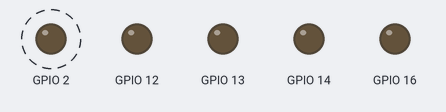
Recording of a sketch running on a simulated ESP8266 (NodeMCU). On the bench: output pins drawn as LEDs (lit = HIGH). Dashed ring = blinking. WiFi joins after 1.5 s; servers stay silent unless stated.

Above: at 2.4 s.
Timing chart, 0 to 5.8 s (numbered marks = the images above):
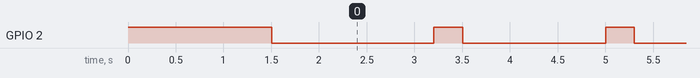

The sketch:

test-01_motors.ino
```cpp
#include <ESP8266WiFi.h>
#include <ESP8266WiFiMulti.h>

#ifndef STASSID
#define STASSID "FDMX"
#define STAPSK  "123454321"
#endif

// #define Name "MOV"
#define Name "MOV"

const char* ssid     = STASSID;
const char* password = STAPSK;

const char* host = "192.168.186.148";
const uint16_t port = 3000;

ESP8266WiFiMulti WiFiMulti;

WiFiClient client;
char rec;
bool led = false;;
int distance=0;

void setup() {
  pinMode(12, OUTPUT);
  pinMode(13, OUTPUT);
  pinMode(14, OUTPUT);
  pinMode(16, OUTPUT);
  pinMode(2, OUTPUT);
  digitalWrite(2, 1);
  Serial.begin(115200);

  WiFi.mode(WIFI_STA);
  WiFiMulti.addAP(ssid, password);
  while (WiFiMulti.run() != WL_CONNECTED) delay(500);
  digitalWrite(2, 0);
  while (!client.connect(host, port)) delay(100);
}


void loop() {

  while (!client.connected()){
    digitalWrite(2,1);
    delay(100);
    client.connect(host, port);
  }
  digitalWrite(2,0);
  if(client.available()){
    rec = client.read();
    if(rec == '?'){
      client.print(Name);
    }else Serial.print(rec);
  }
  if(Serial.available() > 0){
    rec = Serial.read();
    client.print(rec);
  }

}

int srf(int pin){
  pinMode(pin,OUTPUT);
  digitalWrite(pin,1);
  delayMicroseconds(10);
  digitalWrite(pin,0);
  pinMode(pin,INPUT);
  return(pulseIn(pin, 1)*0.034/2);
}
```

Measured:
- by itself, GPIO 2: alternates HIGH for 0.30 s and LOW for 1.5 s
